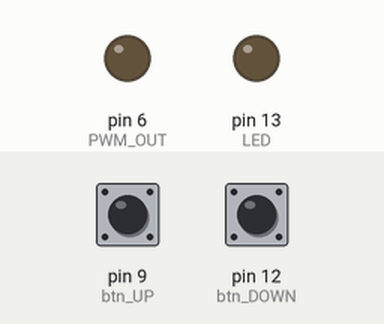
Simulated run of this sketch. Board: Arduino Nano, built with avr-gcc and run on an emulated ATmega328P. On the bench: output pins drawn as LEDs (lit = HIGH). The inputs (shaded band) are chosen by the test bench; at power-on: pin 12 (btn_DOWN) HIGH, pin 9 (btn_UP) HIGH.

Above: at 4.3 s.
4.4 s: pin 12 (btn_DOWN) pulled LOW for 3.2 s
At 5.4 s:
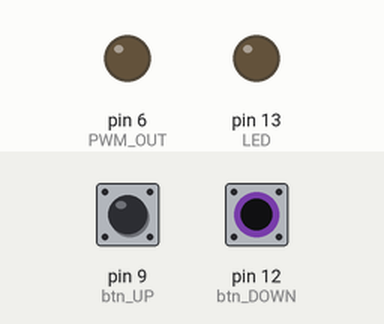
12.1 s: pin 9 (btn_UP) pulled LOW for 3.2 s
At 21.3 s:
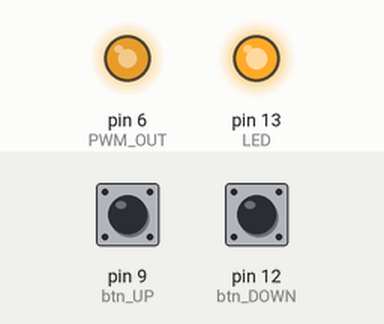
Timing chart, 0 to 28.8 s (numbered marks = the images above; inputs shaded):
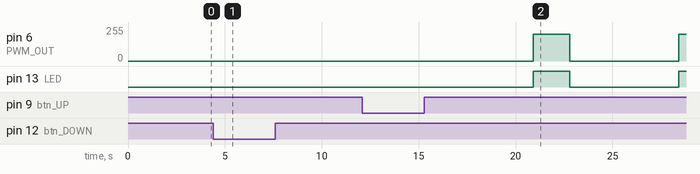

The sketch:

cuirass_V1_0.ino
```cpp
// (licence header left out)
#define btn_UP              (9)         // tact switch to GND
#define btn_DOWN            (12)        // tact switch to GND
#define PWM_OUT             (6)         // connect to solid state relay via 10uF elcap. + to controller; 1N4148 Diode antiparallel to  relay input
                                        // valid pins Nano: 5,6 (960Hz)
#define LED                 (13)        // control led for relay (Arduino Nano onboard LED)
#define lower_limit         4500        // time in ms
#define upper_limit         10500       // time in ms
#define STEP                500         // step width to increment or decrement time per button press

float   I_E                 = 1.0/4.0;  // I/E ratio = 1:3 = 1 / 1+3 depends on behavior of VC
unsigned long timer         = millis();
int RP                      = 7500;                        // respiratory period 8/min

void setup()
{
 // pin definitions
  pinMode(LED, OUTPUT);
  pinMode(PWM_OUT, OUTPUT);
  pinMode(btn_DOWN, INPUT_PULLUP);
  pinMode(btn_UP, INPUT_PULLUP);
}

void loop()
{
  if(millis() - timer > RP) timer = millis();

  if(millis() - timer  <  RP * (1 - I_E))                       //on
  {
  analogWrite(PWM_OUT,0);
  digitalWrite(LED, LOW);
  }
  else
  {
  analogWrite(PWM_OUT,200);                                 //off
  digitalWrite(LED, HIGH);
  }

  //tact switch handling
  if(digitalRead(btn_DOWN) == LOW ){
    delay(100);
    while(digitalRead(btn_DOWN) == LOW);                  // wait for button release
    if (RP > lower_limit) RP -= STEP;
    }
  if(digitalRead(btn_UP) == LOW ){                        // button pressed  stores actual phi as mean value and saves actual calibration to flash
    delay(100);
    while(digitalRead(btn_UP) == LOW);                    // wait for button release
    //action comes here
    if (RP < upper_limit) RP += STEP;
    }
}
```

Measured:
- after the input at 4.4 s, pin 6 (PWM_OUT): stays 0/255 (without the input it goes to 200/255 after 1.2 s); pin 13 (LED): stays LOW (without the input it goes to HIGH after 1.2 s)
